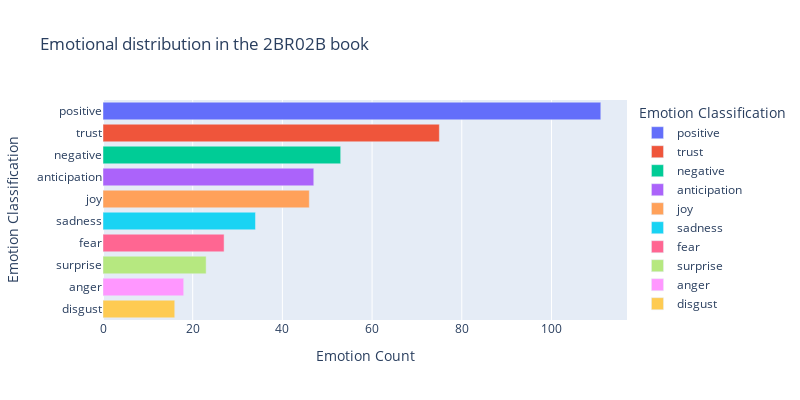
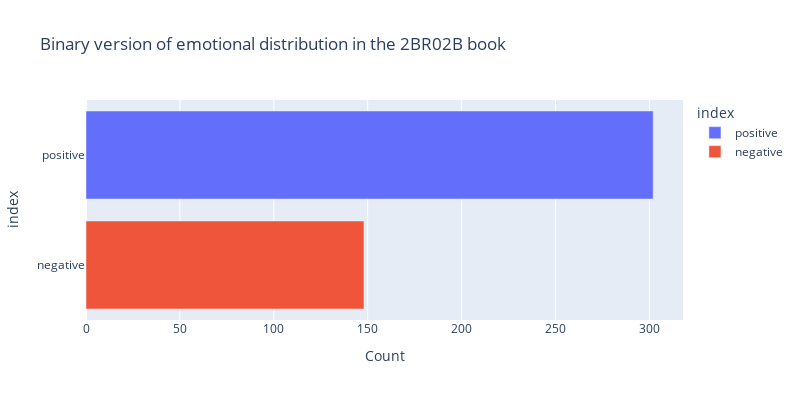

Notebook code cell kept with these figures, in order:
### Markdown cell above
### for 2BR02B only

### Code cell
to_be_emo = emo_count(book_sents[1])
to_be_df = dict_to_df(to_be_emo)
print(visualize_df(to_be_df, x='Emotion Count', y='Emotion Classification', title="Emotional distribution in the 2BR02B book"))
print(visualize_df(multi_2_binary_df(to_be_df, multiclass_to_binary_count(to_be_df, 0)), x="Count", y= "index", title="Binary version of emotional distribution in the 2BR02B book"))

### Figure 1 — Plotly figure (JSON) as saved in the notebook; plotly's stock layout.template omitted (floating-point values rounded to 4 significant figures)
{"data": [{"alignmentgroup": "True", "hovertemplate": "Emotion Classification=%{y}<br>Emotion Count=%{x}<extra></extra>", "legendgroup": "positive", "marker": {"color": "#636efa", "pattern": {"shape": ""}}, "name": "positive", "offsetgroup": "positive", "orientation": "h", "showlegend": true, "textposition": "auto", "type": "bar", "x": [111], "xaxis": "x", "y": ["positive"], "yaxis": "y"}, {"alignmentgroup": "True", "hovertemplate": "Emotion Classification=%{y}<br>Emotion Count=%{x}<extra></extra>", "legendgroup": "trust", "marker": {"color": "#EF553B", "pattern": {"shape": ""}}, "name": "trust", "offsetgroup": "trust", "orientation": "h", "showlegend": true, "textposition": "auto", "type": "bar", "x": [75], "xaxis": "x", "y": ["trust"], "yaxis": "y"}, {"alignmentgroup": "True", "hovertemplate": "Emotion Classification=%{y}<br>Emotion Count=%{x}<extra></extra>", "legendgroup": "negative", "marker": {"color": "#00cc96", "pattern": {"shape": ""}}, "name": "negative", "offsetgroup": "negative", "orientation": "h", "showlegend": true, "textposition": "auto", "type": "bar", "x": [53], "xaxis": "x", "y": ["negative"], "yaxis": "y"}, {"alignmentgroup": "True", "hovertemplate": "Emotion Classification=%{y}<br>Emotion Count=%{x}<extra></extra>", "legendgroup": "anticipation", "marker": {"color": "#ab63fa", "pattern": {"shape": ""}}, "name": "anticipation", "offsetgroup": "anticipation", "orientation": "h", "showlegend": true, "textposition": "auto", "type": "bar", "x": [47], "xaxis": "x", "y": ["anticipation"], "yaxis": "y"}, {"alignmentgroup": "True", "hovertemplate": "Emotion Classification=%{y}<br>Emotion Count=%{x}<extra></extra>", "legendgroup": "joy", "marker": {"color": "#FFA15A", "pattern": {"shape": ""}}, "name": "joy", "offsetgroup": "joy", "orientation": "h", "showlegend": true, "textposition": "auto", "type": "bar", "x": [46], "xaxis": "x", "y": ["joy"], "yaxis": "y"}, {"alignmentgroup": "True", "hovertemplate": "Emotion Classification=%{y}<br>Emotion Count=%{x}<extra></extra>", "legendgroup": "sadness", "marker": {"color": "#19d3f3", "pattern": {"shape": ""}}, "name": "sadness", "offsetgroup": "sadness", "orientation": "h", "showlegend": true, "textposition": "auto", "type": "bar", "x": [34], "xaxis": "x", "y": ["sadness"], "yaxis": "y"}, {"alignmentgroup": "True", "hovertemplate": "Emotion Classification=%{y}<br>Emotion Count=%{x}<extra></extra>", "legendgroup": "fear", "marker": {"color": "#FF6692", "pattern": {"shape": ""}}, "name": "fear", "offsetgroup": "fear", "orientation": "h", "showlegend": true, "textposition": "auto", "type": "bar", "x": [27], "xaxis": "x", "y": ["fear"], "yaxis": "y"}, {"alignmentgroup": "True", "hovertemplate": "Emotion Classification=%{y}<br>Emotion Count=%{x}<extra></extra>", "legendgroup": "surprise", "marker": {"color": "#B6E880", "pattern": {"shape": ""}}, "name": "surprise", "offsetgroup": "surprise", "orientation": "h", "showlegend": true, "textposition": "auto", "type": "bar", "x": [23], "xaxis": "x", "y": ["surprise"], "yaxis": "y"}, {"alignmentgroup": "True", "hovertemplate": "Emotion Classification=%{y}<br>Emotion Count=%{x}<extra></extra>", "legendgroup": "anger", "marker": {"color": "#FF97FF", "pattern": {"shape": ""}}, "name": "anger", "offsetgroup": "anger", "orientation": "h", "showlegend": true, "textposition": "auto", "type": "bar", "x": [18], "xaxis": "x", "y": ["anger"], "yaxis": "y"}, {"alignmentgroup": "True", "hovertemplate": "Emotion Classification=%{y}<br>Emotion Count=%{x}<extra></extra>", "legendgroup": "disgust", "marker": {"color": "#FECB52", "pattern": {"shape": ""}}, "name": "disgust", "offsetgroup": "disgust", "orientation": "h", "showlegend": true, "textposition": "auto", "type": "bar", "x": [16], "xaxis": "x", "y": ["disgust"], "yaxis": "y"}], "layout": {"barmode": "relative", "height": 400, "legend": {"title": {"text": "Emotion Classification"}, "tracegroupgap": 0}, "title": {"text": "Emotional distribution in the 2BR02B book"}, "width": 800, "xaxis": {"anchor": "y", "domain": [0, 1], "title": {"text": "Emotion Count"}}, "yaxis": {"anchor": "x", "categoryarray": ["disgust", "anger", "surprise", "fear", "sadness", "joy", "anticipation", "negative", "trust", "positive"], "categoryorder": "array", "domain": [0, 1], "title": {"text": "Emotion Classification"}}}}

### Figure 2 — Plotly figure (JSON) as saved in the notebook; plotly's stock layout.template omitted (floating-point values rounded to 4 significant figures)
{"data": [{"alignmentgroup": "True", "hovertemplate": "index=%{y}<br>Count=%{x}<extra></extra>", "legendgroup": "positive", "marker": {"color": "#636efa", "pattern": {"shape": ""}}, "name": "positive", "offsetgroup": "positive", "orientation": "h", "showlegend": true, "textposition": "auto", "type": "bar", "x": [302], "xaxis": "x", "y": ["positive"], "yaxis": "y"}, {"alignmentgroup": "True", "hovertemplate": "index=%{y}<br>Count=%{x}<extra></extra>", "legendgroup": "negative", "marker": {"color": "#EF553B", "pattern": {"shape": ""}}, "name": "negative", "offsetgroup": "negative", "orientation": "h", "showlegend": true, "textposition": "auto", "type": "bar", "x": [148], "xaxis": "x", "y": ["negative"], "yaxis": "y"}], "layout": {"barmode": "relative", "height": 400, "legend": {"title": {"text": "index"}, "tracegroupgap": 0}, "title": {"text": "Binary version of emotional distribution in the 2BR02B book"}, "width": 800, "xaxis": {"anchor": "y", "domain": [0, 1], "title": {"text": "Count"}}, "yaxis": {"anchor": "x", "categoryarray": ["negative", "positive"], "categoryorder": "array", "domain": [0, 1], "title": {"text": "index"}}}}
